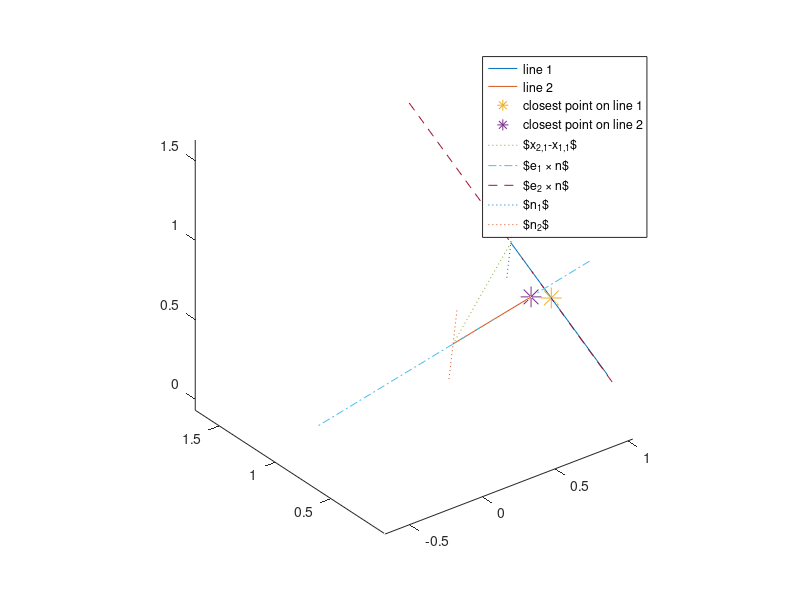

The MATLAB source for this figure:
x1_1 = rand(3,1);
x1_2 = rand(3,1);
x2_1 = rand(3,1);
x2_2 = rand(3,1);

e1 = (x1_2- x1_1);
e2 = (x2_2- x2_1);

n = cross(e1,e2);

t1 = dot((x2_1-x1_1),cross(e2,n))/(dot(e1,cross(e2,n)));
t2 = dot((x1_1-x2_1),cross(e1,n))/(dot(e2,cross(e1,n)));

if t1 < 0
    c1 = x1_1;
elseif t1 > 1
    c1 = x1_2;
else
    c1 = x1_1 + t1*e1;
end
if t2 < 0
    c2 = x2_1;
elseif t2 > 1
    c2 = x2_2;
else
    c2 = x2_1 + t2*e2;
end

if norm(c1-c2) < 0.02
   disp('Collision') 
end
%%
figure();
plot3([x1_1(1),x1_2(1)],[x1_1(2),x1_2(2)],[x1_1(3),x1_2(3)],'DisplayName','line 1');
hold on;
plot3([x2_1(1),x2_2(1)],[x2_1(2),x2_2(2)],[x2_1(3),x2_2(3)],'DisplayName','line 2');
cplot1 = plot3(c1(1),c1(2),c1(3),'*','MarkerSize',15,'DisplayName','closest point on line 1');
% set(get(get(cplot1,'Annotation'),'LegendInformation'),...
%     'IconDisplayStyle','off');
cplot2 = plot3(c2(1),c2(2),c2(3),'*','MarkerSize',15,'DisplayName','closest point on line 2');
% set(get(get(cplot2,'Annotation'),'LegendInformation'),...
%     'IconDisplayStyle','off')
% plot3([x1_1(1),x1_1(1)+n(1)],[x1_1(2),x1_1(2)+n(2)],[x1_1(3),x1_1(3)+n(3)]);

% plot3([c1(1),c1(1)+n(1)],[c1(2),c1(2)+n(2)],[c1(3),c1(3)+n(3)]);
% plot3([c2(1),c2(1)+n(1)],[c2(2),c2(2)+n(2)],[c2(3),c2(3)+n(3)]);

plot3([x1_1(1),x2_1(1)],[x1_1(2),x2_1(2)],[x1_1(3),x2_1(3)],':','DisplayName','$x_{2,1}-x_{1,1}$');

fact = 1;

n1 = 2*fact*cross(e1,n);
n2 = 4*fact*cross(e2,n);

plot3([x2_1(1)-n1(1),x2_1(1)+n1(1)],[x2_1(2)-n1(2),x2_1(2)+n1(2)],[x2_1(3)-n1(3),x2_1(3)+n1(3)],'-.','DisplayName','$e_1 \times n$');
plot3([x1_1(1)-n2(1),x1_1(1)+n2(1)],[x1_1(2)-n2(2),x1_1(2)+n2(2)],[x1_1(3)-n2(3),x1_1(3)+n2(3)],'--','DisplayName','$e_2 \times n$');
plot3([x1_1(1)-fact*n(1),x1_1(1)+fact*n(1)],[x1_1(2)-fact*n(2),x1_1(2)+fact*n(2)],[x1_1(3)-fact*n(3),x1_1(3)+fact*n(3)],':','DisplayName','$n_1$');
plot3([x2_1(1)-fact*n(1),x2_1(1)+fact*n(1)],[x2_1(2)-fact*n(2),x2_1(2)+fact*n(2)],[x2_1(3)-fact*n(3),x2_1(3)+fact*n(3)],':','DisplayName','$n_2$');
legend
axis equal
% point = c1;
% normal = n;
% 
% %# a plane is a*x+b*y+c*z+d=0
% %# [a,b,c] is the normal. Thus, we have to calculate
% %# d and we're set
% d = -dot(point,normal); %'# dot product for less typing
% 
% %# create x,y
% [xx,yy]=ndgrid(-0.5:0.25:0.5,-0.5:0.25:0.5);
% 
% %# calculate corresponding z
% z = (-normal(1)*xx - normal(2)*yy - d)/normal(3);
% 
% %# plot the surface
% % figure
% surf(xx,yy,z)

% point = x1_1';
% normal = e1';
% t=(0:10:360)';
% circle0=[cosd(t) sind(t) zeros(length(t),1)];
% r=0.5*vrrotvec2mat(vrrotvec([0 0 1],normal));
% circle=circle0*r'+repmat(point,length(circle0),1);
% patch(circle(:,1),circle(:,2),circle(:,3),.5,'FaceAlpha',0.2);
% % axis square; grid on;
% %add line
% % line=[point;point+normr(normal)]
% % hold on;plot3(line(:,1),line(:,2),line(:,3),':','LineWidth',1)
% point = x2_1';
% normal = e2';
% t=(0:10:360)';
% circle0=[cosd(t) sind(t) zeros(length(t),1)];
% r=0.5*vrrotvec2mat(vrrotvec([0 0 1],normal));
% circle=circle0*r'+repmat(point,length(circle0),1);
% patch(circle(:,1),circle(:,2),circle(:,3),.5,'FaceAlpha',0.2,'FaceColor','g');